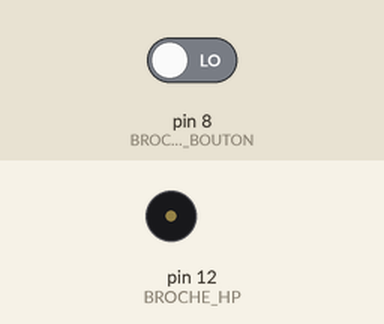
The sketch below on a simulated Arduino Uno, built with avr-gcc and run on an emulated ATmega328P. Parts: buzzer (waves = sounding). Inputs (shaded band) come from the test bench; at power-on: pin 8 (BROCHE_BOUTON) LOW. Random numbers use the default seed unless the sketch sets one.

Above: at 1.2 s.
1.3 s: pin 8 (BROCHE_BOUTON) driven HIGH
At 1.7 s:
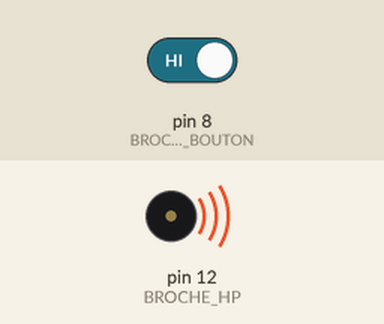
Timing chart, 0 to 8.8 s (numbered marks = the images above; inputs shaded):
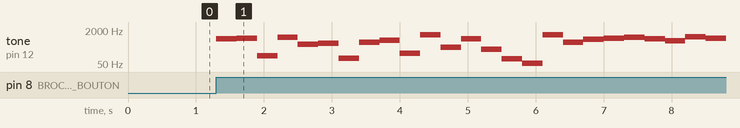

Measured:
- after the input at 1.3 s, tone on pin 12 (BROCHE_HP): plays 757 Hz for 0.30 s, 799 Hz for 0.30 s, 123 Hz for 0.30 s, 908 Hz for 0.30 s, 430 Hz for 0.30 s, 472 Hz for 0.30 s … (25 notes in this stretch), starting at once

The sketch:

bouton_haut-parleur.ino
```cpp
/*
 * Diffuser des notes sur un haut-parleur
 * Quimper, La Baleine, 3 mai 2018, pierre <at> lesporteslogiques.net
 * Debian 7 wheezy @ zibu / arduino 1.8.2
 *
 */

#include <Servo.h>

#define BROCHE_HP         12
#define BROCHE_BOUTON      8


void setup() {
  pinMode(BROCHE_BOUTON, INPUT);
  pinMode(BROCHE_HP,     OUTPUT);
}


void loop() {

  if (digitalRead(BROCHE_BOUTON) == HIGH) {
    int frequence = random(50, 1200); // entre 50 et 3000 Hertz
    tone(BROCHE_HP, frequence, 500);
    delay(300);
  }


}
```
